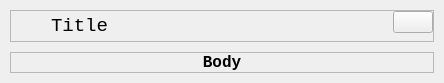
<?xml version="1.0" encoding="UTF-8"?>
<ui version="4.0">
 <class>Form</class>
 <widget class="QWidget" name="Form">
  <property name="geometry">
   <rect>
    <x>0</x>
    <y>0</y>
    <width>444</width>
    <height>79</height>
   </rect>
  </property>
  <property name="windowTitle">
   <string>Form</string>
  </property>
  <layout class="QVBoxLayout" name="verticalLayout">
   <property name="spacing">
    <number>10</number>
   </property>
   <property name="leftMargin">
    <number>10</number>
   </property>
   <property name="topMargin">
    <number>10</number>
   </property>
   <property name="rightMargin">
    <number>10</number>
   </property>
   <property name="bottomMargin">
    <number>10</number>
   </property>
   <item alignment="Qt::AlignTop">
    <widget class="QFrame" name="frame">
     <property name="frameShape">
      <enum>QFrame::StyledPanel</enum>
     </property>
     <property name="frameShadow">
      <enum>QFrame::Raised</enum>
     </property>
     <layout class="QHBoxLayout" name="horizontalLayout">
      <property name="spacing">
       <number>10</number>
      </property>
      <property name="leftMargin">
       <number>0</number>
      </property>
      <property name="topMargin">
       <number>0</number>
      </property>
      <property name="rightMargin">
       <number>0</number>
      </property>
      <property name="bottomMargin">
       <number>0</number>
      </property>
      <item alignment="Qt::AlignLeft">
       <widget class="QLabel" name="iconlabel">
        <property name="minimumSize">
         <size>
          <width>30</width>
          <height>30</height>
         </size>
        </property>
        <property name="maximumSize">
         <size>
          <width>30</width>
          <height>30</height>
         </size>
        </property>
        <property name="text">
         <string/>
        </property>
        <property name="scaledContents">
         <bool>true</bool>
        </property>
       </widget>
      </item>
      <item>
       <widget class="QLabel" name="titlelabel">
        <property name="sizePolicy">
         <sizepolicy hsizetype="Expanding" vsizetype="Preferred">
          <horstretch>0</horstretch>
          <verstretch>0</verstretch>
         </sizepolicy>
        </property>
        <property name="font">
         <font>
          <family>Consolas</family>
          <pointsize>14</pointsize>
          <weight>50</weight>
          <bold>false</bold>
         </font>
        </property>
        <property name="text">
         <string>Title</string>
        </property>
        <property name="wordWrap">
         <bool>true</bool>
        </property>
       </widget>
      </item>
      <item alignment="Qt::AlignRight|Qt::AlignTop">
       <widget class="QPushButton" name="closeButton">
        <property name="cursor">
         <cursorShape>PointingHandCursor</cursorShape>
        </property>
        <property name="text">
         <string/>
        </property>
        <property name="icon">
         <iconset theme="application-exit">
          <normaloff>.</normaloff>.</iconset>
        </property>
       </widget>
      </item>
     </layout>
    </widget>
   </item>
   <item>
    <widget class="QFrame" name="frame_2">
     <property name="sizePolicy">
      <sizepolicy hsizetype="Preferred" vsizetype="Expanding">
       <horstretch>0</horstretch>
       <verstretch>0</verstretch>
      </sizepolicy>
     </property>
     <property name="frameShape">
      <enum>QFrame::StyledPanel</enum>
     </property>
     <property name="frameShadow">
      <enum>QFrame::Raised</enum>
     </property>
     <layout class="QVBoxLayout" name="verticalLayout_2">
      <property name="spacing">
       <number>0</number>
      </property>
      <property name="leftMargin">
       <number>0</number>
      </property>
      <property name="topMargin">
       <number>0</number>
      </property>
      <property name="rightMargin">
       <number>0</number>
      </property>
      <property name="bottomMargin">
       <number>0</number>
      </property>
      <item>
       <widget class="QLabel" name="bodyLabel">
        <property name="font">
         <font>
          <family>Consolas</family>
          <pointsize>12</pointsize>
          <weight>75</weight>
          <bold>true</bold>
         </font>
        </property>
        <property name="text">
         <string>Body</string>
        </property>
        <property name="alignment">
         <set>Qt::AlignCenter</set>
        </property>
        <property name="wordWrap">
         <bool>false</bool>
        </property>
       </widget>
      </item>
     </layout>
    </widget>
   </item>
  </layout>
 </widget>
 <resources/>
 <connections/>
</ui>
